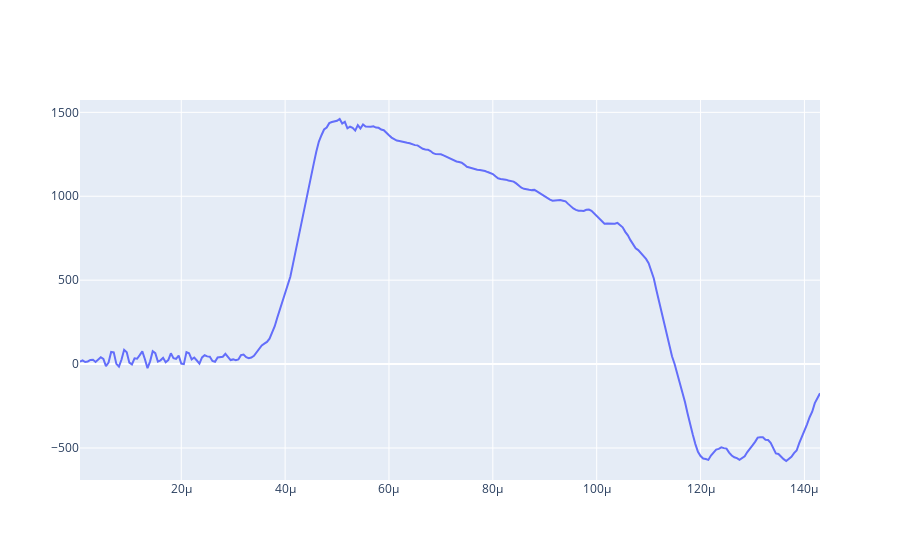

The cell this chart's notebook holds for it:
### Code cell
import plotly.graph_objects as go
fig1 = go.Figure()
fig1.add_trace(go.Scatter(x = sp1.time, y = sp1.strain_rate))
fig1.show()

### Figure 1 — Plotly figure (JSON) as saved in the notebook; plotly's stock layout.template omitted (floating-point values rounded to 4 significant figures; data arrays with more than 128 entries replaced by an {"elided": "..."} marker saying what was removed)
{"data": [{"type": "scatter", "x": {"elided": "286 float values"}, "y": {"elided": "287 float values"}}], "layout": {}}
